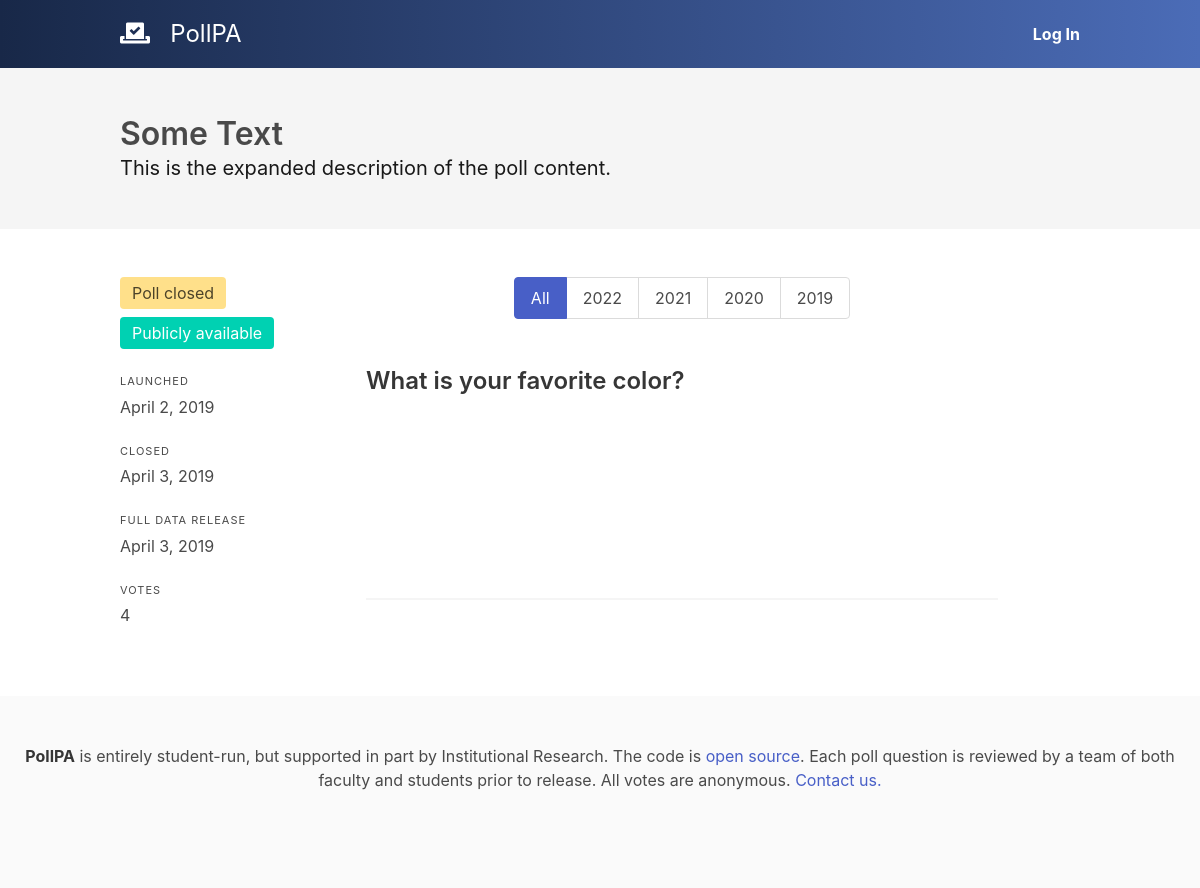
/poll/1/, run on the app's committed database.
### polls/models.py (models this page shows, shortened)
class Poll(models.Model):
    id = models.AutoField(primary_key=True)
    created = models.DateTimeField(auto_now_add=True, db_index=True)
    available = models.DateTimeField(db_index=True)
    closes = models.DateTimeField(db_index=True)
    public = models.DateTimeField(db_index=True)
    title = models.TextField()
    description = models.TextField(blank=True)
    about = models.TextField(default="pressing campus issues")
    @property
    def questions(self):
        return Question.objects.filter(poll=self)
    @property
    def votes(self):
        return Vote.objects.filter(poll=self)
    @property
    def is_public(self):
        return timezone.now() > self.public
    @property
    def is_closed(self):
        return timezone.now() > self.closes
    def state(self, request):
        if not (self.available < timezone.now() or request.user.is_superuser):
            raise Http404()
        if self.public < timezone.now():
            return "results"

class Question(models.Model):
    poll = models.ForeignKey(Poll, on_delete=models.CASCADE)
    text = models.TextField()
    description = models.TextField(blank=True)
    kind = models.CharField(max_length=2, choices=[(
        "MS", "Multiple Select (Checkboxes)"), ("SS", "Single Select (Radio)")], default="SS")
    chart = models.CharField(max_length=20, choices=[("bar", "Bar Chart"), (
        "binary-slider", "Binary Slider"), ("pie", "Pie Chart"), ("table", "Table")], default="bar")
    @property
    def options(self):
        return QuestionOption.objects.filter(question=self).order_by("sorting_key")

### polls/views.py (the view, shortened to what this page needs)
# urls.py: path('poll/<int:poll_id>/', views.poll, name='poll'),
def poll(request, poll_id):
    poll_obj = get_object_or_404(Poll, id=poll_id)
    state = poll_obj.state(request)
    validation = {
        "status": None,
        "text": None
    }
    filter_settings = {
        "grade": "all"
    }
    responses = None
    if state == "results":
        filter_class = request.GET.get("filter", "all")
        filter_settings["grade"] = filter_class
        vote_choices = VoteChoice.objects.filter(question__poll=poll_obj)
        if filter_class != "all":
            vote_choices = vote_choices.filter(vote__grade=int(filter_class))
            filter_settings["total"] = Vote.objects.filter(
                grade=int(filter_class), poll=poll_obj).count()
        else:
            filter_settings["total"] = Vote.objects.filter(
                poll=poll_obj).count()
        responses = []
        total_votes = Vote.objects.filter(poll=poll_obj).count()
        for question in poll_obj.questions:
            choice_count = {choice: vote_choices.filter(question=question, choice=choice).count() for choice in question.options}
            q_response = {
                "title": question.text,
                "description": question.description,
                "graph": question.chart,
                "xlabel": "Responses",
                "ylabel": "Count",
                "filter_settings": filter_settings,
                "data": [{"x": quote_json(choice.text), "y": choice_count[choice], "percent": (100 * choice_count[choice] / total_votes)} for choice in question.options]
            }
            responses.append(q_response)
    has_user_voted = False
    if request.user.is_authenticated:
        has_user_voted = VoteFingerprint.objects.filter(
            user=request.user, poll=poll_obj).count() > 0
    return render(request, 'polls/poll.html', {
        "poll": poll_obj,
        "error": None,
        "state": state,
        "responses": responses,
        "validation": validation,
        "grades": ["2022", "2021", "2020", "2019"],
        "filter_settings": filter_settings,
        "has_user_voted": has_user_voted
    })

### polls/views.py (called while the page is built)
def quote_json(string):
    return string.replace("'", "’").replace('"', '“')

### polls/templates/polls/poll.html (shortened to what this page needs)
{% extends 'polls/content.html' %}
{% load static %}
{% load humanize %}
{% block header %}
<section class="hero is-light">
  <div class="hero-body">
    <div class="container">
      <h1 class="title">
        {{poll.title}}
      </h1>
      <h2 class="subtitle">
        {{poll.description}}
      </h2>
    </div>
  </div>
</section>
{% endblock %}
{% block content %}
<section id="poll" class="columns">
  {% if state != "vote" %}
  <div class="column is-3">
    <div class="tags">
      {% if poll.is_closed %}
        <span class="tag is-medium is-warning">Poll closed</span>
      {% else %}
        <span class="tag is-medium is-link">Closes {{poll.closes|naturaltime}}</span>
      {% endif %}
      {% if poll.is_public %}
        <span class="tag is-medium is-primary">Publicly available</span>
      {% endif %}
    </div>
    <p class="heading">Launched</p>
    <p>{{poll.available|naturalday|capfirst}}</p>
    <br>
    <p class="heading">Closed</p>
    <p>{{poll.closes|naturalday|capfirst}}</p>
    <br>
    <p class="heading">Full Data Release</p>
    <p>{{poll.public|naturalday|capfirst}}</p>
    <br>
    <p class="heading">Votes</p>
    <p>{{poll.votes|length|intcomma}}</p>
  </div>
  {% endif %}
  <div class="column is-8" id="questions">
    {% if state == "results" %}
      <div class="tabs is-toggle is-centered">
        <ul>
          <li class="{% if filter_settings.grade == "all" %} is-active {% endif %}">
            <a href="?filter=all">
              <span>All</span>
            </a>
          </li>
          {% for grade in grades %}
          <li class="{% if filter_settings.grade == grade %} is-active {% endif %}">
            <a href="?filter={{grade}}">
              <span>{{grade}}</span>
            </a>
          </li>
          {% endfor %}
        </ul>
      </div>
      <br>
      {% if filter_settings.total > 2 %}
        {% for response in responses %}
          <h2 class="is-size-4 title">{{response.title}}</h2>
          {% if response.graph == "bar" %}
            {% include "polls/graphs/bar.html" with data=response.data xlabel=response.xlabel ylabel=response.ylabel %}
          {% elif response.graph == "binary-slider" %}
            {% include "polls/graphs/binary-slider.html" with data=response.data %}
          {% elif response.graph == "pie" %}
            {% include "polls/graphs/pie.html" with data=response.data ylabel=response.ylabel  %}
          {% elif response.graph == "table" %}
            {% include "polls/graphs/table.html" with data=response.data %}
          {% endif %}
          <hr>
          <br>
        {% endfor %}
      {% else %}
        <div class="notification is-light">
          <p>
            Because there are fewer than three votes which match your filter, no results can be shown.
          </p>
        </div>
      {% endif %}
    {% endif %}
  </div>
</section>
{% endblock %}

### data on the page
Poll: title "Some Text", description "This is the expanded description of the poll content.", available "April 2, 2019", closes "April 3, 2019", public "April 3, 2019", votes|length "4"
Question: title "What is your favorite color?", chart "bar" (drawn)

### other printed values
{{ grade }} "2022" "2021" "2020" "2019"
